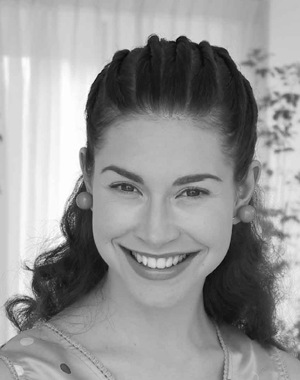
%> input picture p3/portrait.jpg, 300 x 380 px
$ octave Exercise2.m   (GNU Octave 9; MATLAB toolbox functions it lacks are replaced by stand-ins)
%> lines starting %> are read from the running program, lines starting %| are printed output that depends on the picture
%%                          GEOMETRIC TRANSFORMATIONS CONTINUED %%
%                                    -> Student: Irene Francisco Lopez %%

% 2. Create a figure consisting of four sub images with the given layout:

L1=imread('portrait.jpg');
%> L1 is the input picture: size 380x300 uint8; min 5, max 255, mean 149.8
L2=flipud(L1);
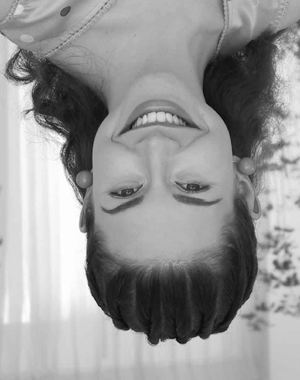
%> L2: size 380x300 uint8; min 5, max 255, mean 149.8; mean of the top-left, top-right, bottom-left and bottom-right quarters 148.3, 135.8, 179.5, 135.6
L3=fliplr(L1);
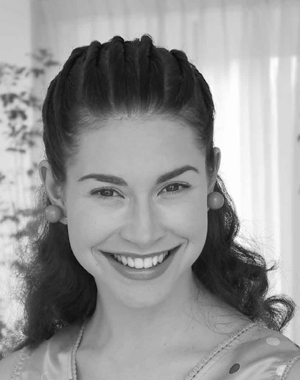
%> L3: size 380x300 uint8; min 5, max 255, mean 149.8; mean of the top-left, top-right, bottom-left and bottom-right quarters 135.6, 179.5, 135.8, 148.3
L4=fliplr(L2);
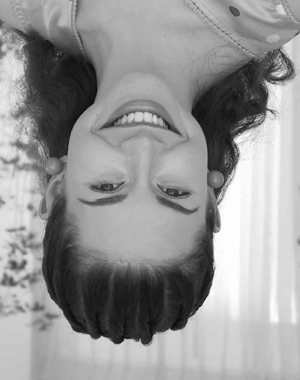
%> L4: size 380x300 uint8; min 5, max 255, mean 149.8; mean of the top-left, top-right, bottom-left and bottom-right quarters 135.8, 148.3, 135.6, 179.5

figure;
imshow(zeros(500,400));

subplot(3,2,[1 3 5]),subimage(L1);
axis off
subplot(3,2,2),subimage(L3);
axis off
subplot(3,2,4),subimage(L2);
axis off
subplot(3,2,6),subimage(L4);
axis off
